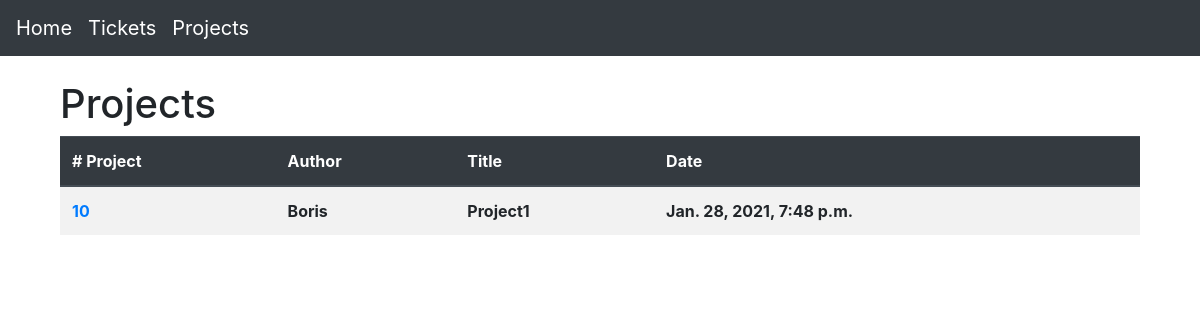
Screenshot of /project/index/ with the database file from the repository.
### Btapp/models.py (models this page shows, shortened)
class Project(models.Model):
    title = models.CharField(max_length=30)
    author = models.ForeignKey(User, on_delete=models.CASCADE, null=True)
    registration_date = models.DateTimeField(auto_now_add=True)

### Btapp/views.py (the view)
# urls.py: path('project/index/', views.ProjectIndexView.as_view(), name='project_index'),
class ProjectIndexView(generic.ListView):
    template_name = 'Btapp/project_index.html'
    context_object_name = 'project_list'
    def get_queryset(self):
        return Project.objects.all()

### Btapp/templates/Btapp/project_index.html
{% extends "base.html" %}
{% block content %}
<div class="container">
    <section>
        <h1>Projects</h1>
    </section>
    <section>
        <table
            class="table table-responsive-sm table-striped "
            id="table"
            data-toggle="table"
            data-search="true"
            data-show-columns="true"
            data-pagination="true"
            data-height="460">
            <thead class="thead-dark">
                <tr>
                    <th data-field="id" data-sortable="true"># Project</th>
                    <th data-field="author" data-sortable="true">Author</th>
                    <th data-field="title"data-sortable="true">Title</th>
                    <th data-field="registration_date" data-sortable="true">Date</th>
                </tr>
            </thead>
            <tbody>
                {% for project in project_list %}
                <tr>
                    <th><a href="{% url 'project_detail' project.id %}">{{project.id}}</a></th>
                    <th>{{project.author}}</th>
                    <th>{{project.title}}</th>
                    <th>{{project.registration_date}}</th>
                </tr>
                {% endfor %}
            </tbody>
        </table>
    </section>
</div>
{% endblock %}

### rows the page displays
Project: id "10", author "Boris", title "Project1", registration_date "Jan. 28, 2021, 7:48 p.m."
